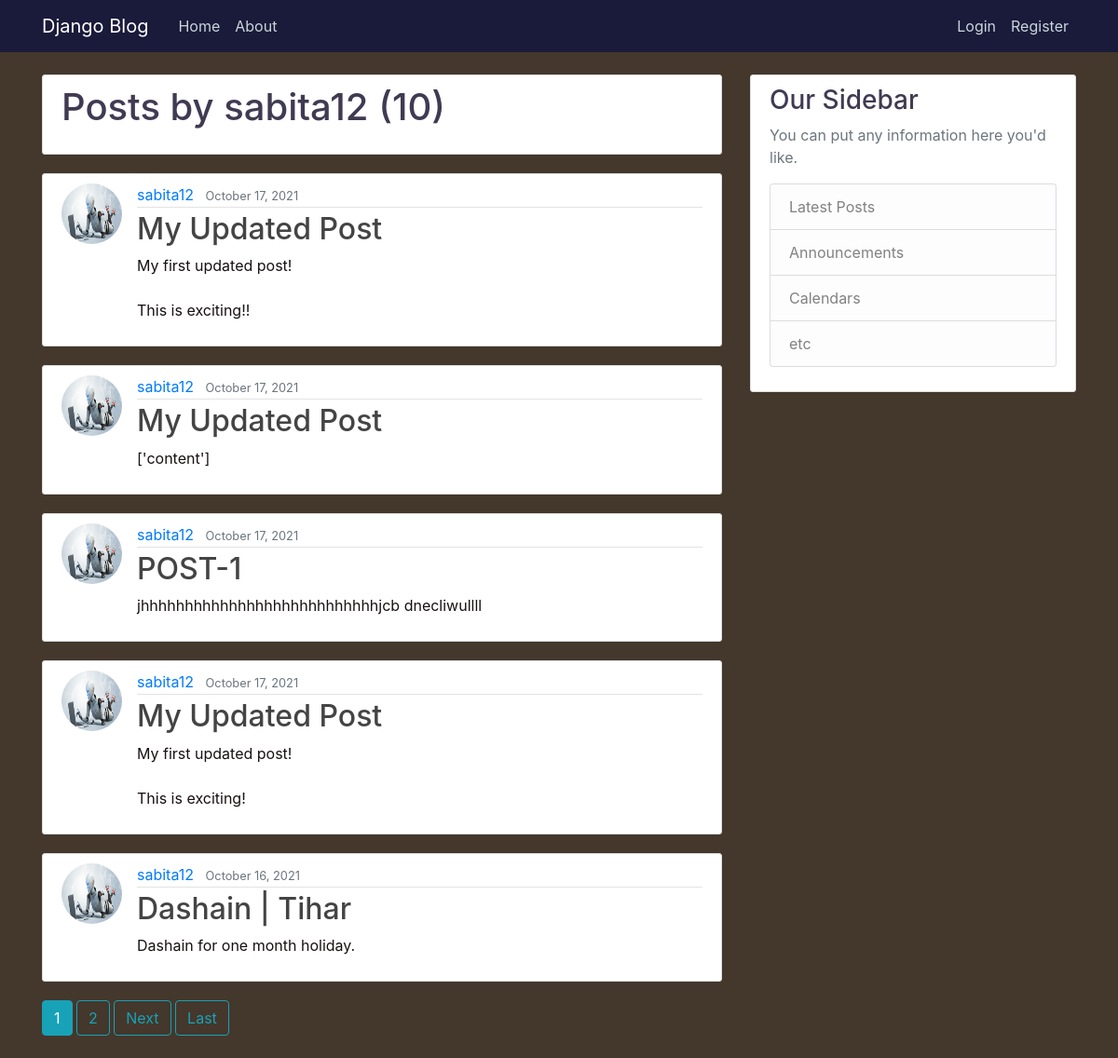
/user/sabita12/, run on the app's committed database.
### djangoblog/models.py (models this page shows, shortened)
class Post(models.Model):
    title = models.CharField(max_length=100)
    content = models.TextField()
    date_posted = models.DateTimeField(default=timezone.now)
    author = models.ForeignKey(User, on_delete=models.CASCADE)

### users/models.py (models this page shows, shortened)
class Profile(models.Model):
    user = models.OneToOneField(User, on_delete=models.CASCADE)
    image = models.ImageField(default='default.jpg', upload_to='profile_pics')

### djangoblog/views.py (the view)
# urls.py: path('user/<str:username>/', UserPostListView.as_view(), name='user-posts'),
class UserPostListView(ListView):
    model = Post
    template_name = 'blog/user_posts.html'
    context_object_name = 'posts'
    ordering = ['-date_posted'] #post from newest to oldest
    paginate_by = 5
    def get_queryset(self):
        user = get_object_or_404(User, username=self.kwargs.get('username'))
        return Post.objects.filter(author=user).order_by('-date_posted')

### djangoblog/templates/blog/user_posts.html (shortened to what this page needs)
{% extends "blog/base.html" %}
{% block content %}
    <div class="media content-section">
    <h1 class="mb-3">Posts by {{ view.kwargs.username }} ({{ page_obj.paginator.count }})</h1>
    </div>
    {% for post in posts %}
    <article class="media content-section">
      <img class="rounded-circle article-img" src="{{ post.author.profile.image.url }}">
        <div class="media-body">
          <div class="article-metadata">
            <a class="mr-2" href="{% url 'user-posts' post.author.username %}">{{ post.author }}</a>
            <small class="text-muted">{{ post.date_posted|date:"F d, Y" }}</small>
          </div>
          <h2><a class="article-title" href="{% url 'post-detail' post.id %}">{{ post.title }}</a></h2>
          <p class="article-content">{{ post.content }}</p>
        </div>
    </article>
    {% endfor %}
    {% if is_paginated %}
      {% for num in page_obj.paginator.page_range %}
        {% if page_obj.number == num %}
          <a class="btn btn-info mb-4" href="?page={{ num }}">{{ num }}</a>
        {% elif num > page_obj.number|add:'-3' and num < page_obj.number|add:'3' %}
          <a class="btn btn-outline-info mb-4" href="?page={{ num }}">{{ num }}</a>
        {% endif %}
      {% endfor %}
      {% if page_obj.has_next %}
        <a class="btn btn-outline-info mb-4" href="?page={{ page_obj.next_page_number }}">Next</a>
        <a class="btn btn-outline-info mb-4" href="?page={{ page_obj.paginator.num_pages }}">Last</a>
      {% endif %}
    {% endif %}
{% endblock content %}

### djangoblog/static/blog/main.css (style rules this page uses)
body { background: #44372c; color: #181111; margin-top: 5rem; }
h1, h2, h3, h4, h5, h6 { color: #403a52; }
.content-section { background: #ffffff; padding: 10px 20px; border: 1px solid #dddddd; border-radius: 3px; margin-bottom: 20px; }
.article-title { color: #444444; }
.article-content { white-space: pre-line; }
.article-img { height: 65px; width: 65px; margin-right: 16px; }
.article-metadata { padding-bottom: 1px; margin-bottom: 4px; border-bottom: 1px solid #e3e3e3 }

### data on the page
Post: author.profile.image (picture), author "sabita12", date_posted "October 17, 2021", title "My Updated Post", content "My first updated post! This is exciting!!"
Post: author.profile.image (picture), author "sabita12", date_posted "October 17, 2021", title "My Updated Post", content "['content']"
Post: author.profile.image (picture), author "sabita12", date_posted "October 17, 2021", title "POST-1", content "jhhhhhhhhhhhhhhhhhhhhhhhhhhhjcb dnecliwullll"
Post: author.profile.image (picture), author "sabita12", date_posted "October 17, 2021", title "My Updated Post", content "My first updated post! This is exciting!"
Post: author.profile.image (picture), author "sabita12", date_posted "October 16, 2021", title "Dashain | Tihar", content "Dashain for one month holiday."

### other printed values
{{ view.kwargs.username }} "sabita12"
{{ page_obj.paginator.count }} "10"
{{ num }} "1"
{{ num }} "2"
